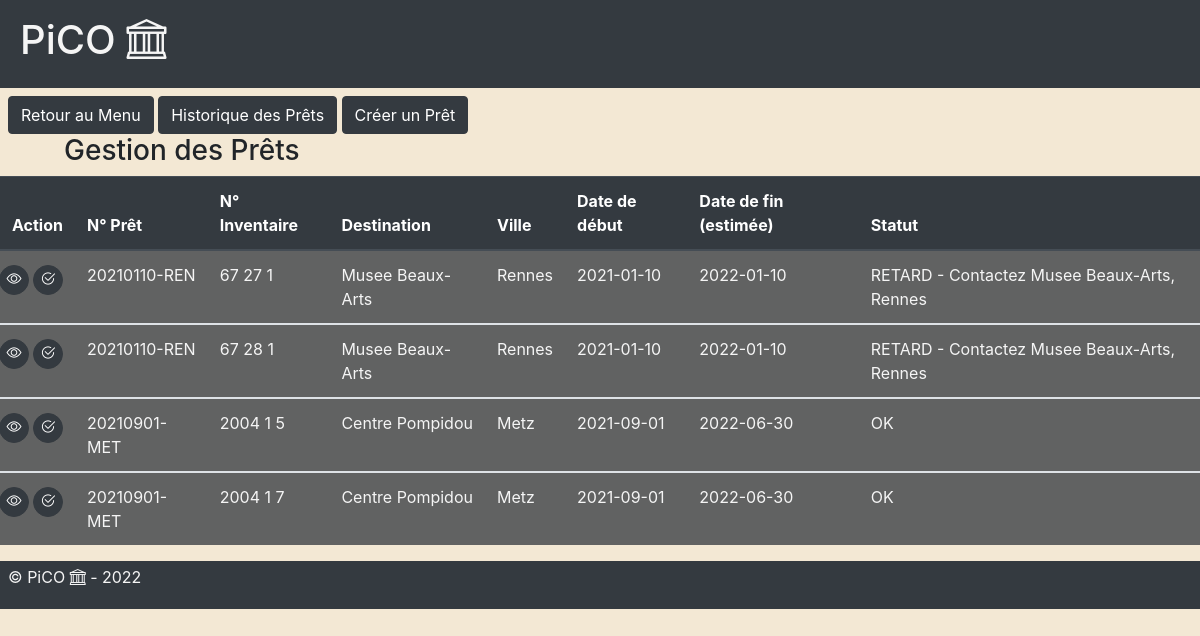
Page /Site/lend.php on the committed database.
### tables this page shows
CREATE TABLE `prets` (
  `id_pret` int(11) NOT NULL,
  `num_pret` varchar(12) DEFAULT NULL,
  `destination` varchar(40) DEFAULT NULL,
  `ville` varchar(40) DEFAULT NULL,
  `date_debut` date DEFAULT NULL,
  `date_retour_estimee` date DEFAULT NULL,
  `estencours` tinyint(1) DEFAULT NULL,
  `inventory_id` int(11) NOT NULL,
  PRIMARY KEY (`id_pret`),
  KEY `inventory_id` (`inventory_id`)
);

CREATE TABLE `inventory` (
  `id` int(11) NOT NULL,
  `num_inventaire` varchar(15) DEFAULT NULL,
  `mode_acquisition` varchar(40) DEFAULT NULL,
  `nom_donateur` varchar(40) DEFAULT NULL,
  `date_acquisition` date DEFAULT NULL,
  `instanc_scientifique` varchar(255) DEFAULT NULL,
  `prix_achat_subvention` varchar(25) DEFAULT NULL,
  `date_affec` date DEFAULT NULL,
  `designation` varchar(75) DEFAULT NULL,
  `inscriptions` varchar(255) DEFAULT NULL,
  `matiere` varchar(75) DEFAULT NULL,
  `technique` varchar(75) DEFAULT NULL,
  `mesures` varchar(255) DEFAULT NULL,
  `etat` varchar(75) DEFAULT NULL,
  `auteur` varchar(75) DEFAULT NULL,
  `datation` varchar(20) DEFAULT NULL,
  `fonction_usage` varchar(40) DEFAULT NULL,
  `prov_geo` varchar(40) DEFAULT NULL,
  `observations` varchar(255) DEFAULT NULL,
  PRIMARY KEY (`id`)
);

### Site/lend.php (the view, shortened to what this page needs)
<!DOCTYPE html>
<html lang="en">
    <head>
        <link rel="stylesheet" href="https://cdn.jsdelivr.net/npm/bootstrap@4.5.3/dist/css/bootstrap.min.css"
>
            <link rel="stylesheet" href="https://cdn.jsdelivr.net/npm/bootstrap-icons@1.7.2/font/bootstrap-icons.css">
        <link rel="stylesheet" href="./css/style.css">
    </head>
    <body>
        <header class="">
            <div class="bg-dark py-3">
                <h1>PiCO <i class="bi bi-bank"></i></h1>
            </div>
            <div class="mt-2 ml-2">
                <button class="btn btn-dark" onclick="window.location.href='./index.php';">Retour au Menu</button>
                <button class="btn btn-dark justify-content-right" onclick="window.location.href='./lendhistory.php';">Historique des Prêts</button>
                <button class="btn btn-dark justify-content-right" onclick="window.location.href='./newlend.php';">Créer un Prêt</button>
            </div>
            <div class="mx-4">
                <h3>Gestion des Prêts</h3>
            </div>
        </header>
        <?php
            try {
                $mysqlClient = new PDO('mysql:host=localhost;dbname=pico;charset=utf8', 'admin_pico', 'pico123');
            }
            catch(Exception $e) {
                die('Erreur : '.$e->getMessage());
            }
            $lendStatement = $mysqlClient->prepare('SELECT Prets.*, Inventory.num_inventaire FROM Prets LEFT JOIN Inventory ON id = inventory_id WHERE estencours = TRUE;');
            $lendStatement->execute();
            $items = $lendStatement->fetchAll();
        ?>
        <table class="table table-striped">
            <thead class="thead-dark">
                <tr>
                    <th scope="col">Action</th>
                    <th scope="col">N° Prêt</th>
                    <th scope="col">N° Inventaire</th>
                    <th scope="col">Destination</th>
                    <th scope="col">Ville</th>
                    <th scope="col">Date de début</th>
                    <th scope="col">Date de fin (estimée)</th>
                    <th scope="col">Statut</th>
                </tr>
            </thead>
        <?php
            foreach ($items as $item) {
        ?>
            <tbody>
                <tr>
                    <td scope="row">
                        <div class="row">
                            <form action="lendshow.php" method="POST">
                                <button class="btn btn-dark smallrdbtn" title="Afficher le prêt" onclick="window.location.href='./lendshow.php';">
                                <i class="bi bi-eye"></i></button>
                            </form>
                            <form action="lendend.php" method="POST" onsubmit="return confirm('Ce prêt sera considéré comme clos.');">
                                <button class="btn btn-dark smallrdbtn" title="Marquer comme terminé">
                                <i class="bi bi-check2-circle"></i></button>
                            </form>
                        </div>
                    </td>
                    <td scope="row"><?php echo $item['num_pret']; ?></td>
                    <td><?php echo $item['num_inventaire'];?></td>
                    <td><?php echo $item['destination'];?></td>
                    <td><?php echo $item['ville'];?></td>
                    <td><?php echo $item['date_debut'];?></td>
                    <td><?php echo $item['date_retour_estimee'];?></td>
                    <td>
                        <?php
                        $today = date('Y-m-d');
                        if ($today < $item['date_retour_estimee']) {
                            echo "OK";
                        } else {
                            echo "RETARD - Contactez ".$item['destination'].", ".$item['ville'];
                        }
                       ?>
                    </td>
                </tr>
            </tbody>
        <?php
            }
        ?>
        </table>
        <footer>
            <div class="bg-dark py-1">
                <p class="ml-2">&copy; PiCO <i class="bi bi-bank"></i> - 2022</p>
            </div>
        </footer>
    </body>
</html>

### Site/css/style.css (style rules this page uses)
.smallrdbtn { height: 30px; width: 30px; border-radius: 50%; font-size: 15px; text-align: center; margin: 2px 2px 2px 2px; padding: 0px; }
h1 { margin-left: 20px; color:whitesmoke; }
h3 { margin-left: 40px; }
body { background-color: rgb(243, 232, 212); }
p { margin-left: 10px; margin-right: 10px; color: whitesmoke; text-align: justify; }
th, tr, td { background-color: rgba(52, 58, 64, 0.75); color: whitesmoke; }

### rows in the picture
prets: num_pret "20210110-REN", inventory.num_inventaire "67 27 1", destination "Musee Beaux-Arts", ville "Rennes", date_debut "2021-01-10", date_retour_estimee "2022-01-10"
prets: num_pret "20210110-REN", inventory.num_inventaire "67 28 1", destination "Musee Beaux-Arts", ville "Rennes", date_debut "2021-01-10", date_retour_estimee "2022-01-10"
prets: num_pret "20210901-MET", inventory.num_inventaire "2004 1 5", destination "Centre Pompidou", ville "Metz", date_debut "2021-09-01", date_retour_estimee "2022-06-30", shows "OK"
prets: num_pret "20210901-MET", inventory.num_inventaire "2004 1 7", destination "Centre Pompidou", ville "Metz", date_debut "2021-09-01", date_retour_estimee "2022-06-30", shows "OK"
